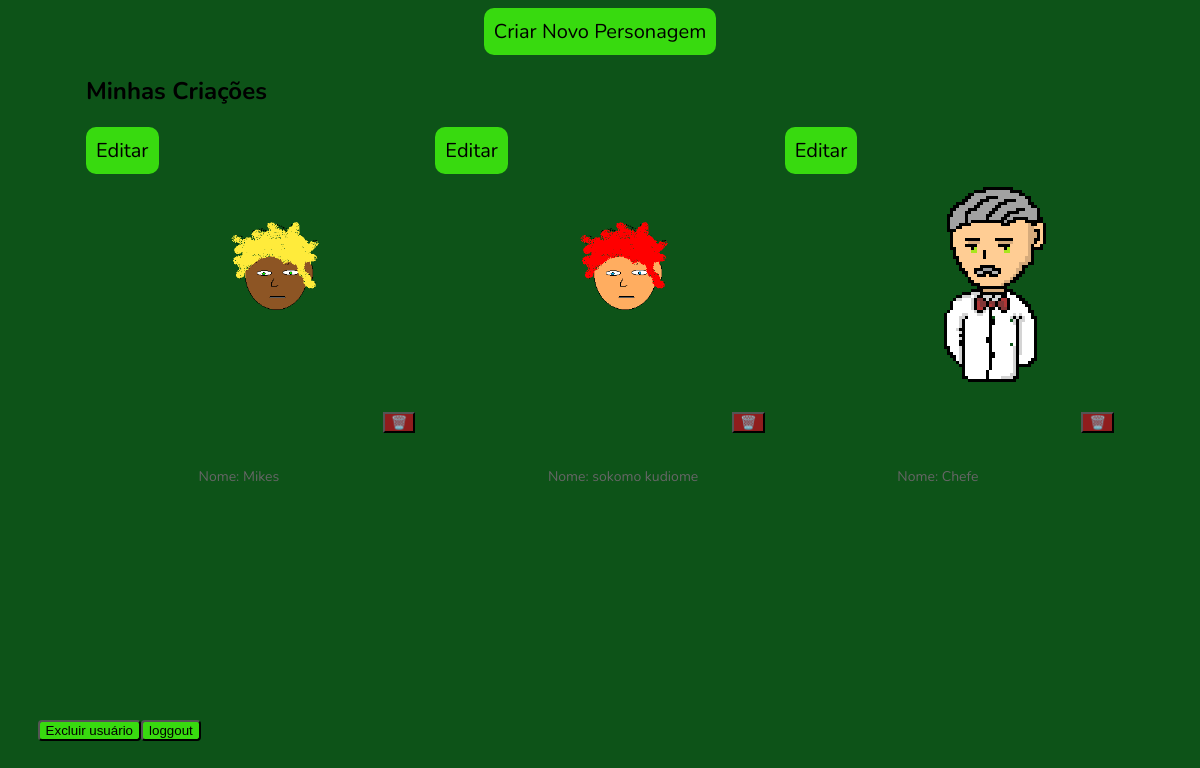
The page /home (signed in) on the database as committed earlier.
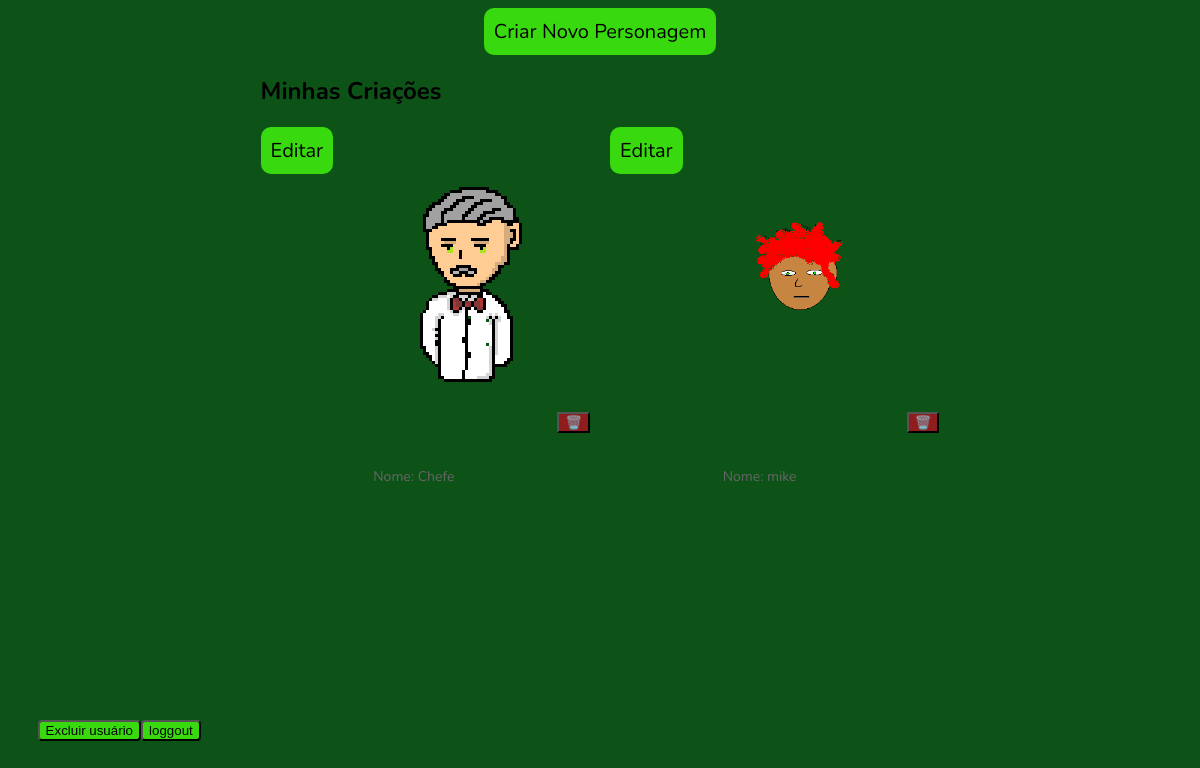
The same page on the database as committed later.
### tables this page shows
CREATE TABLE personagens (id integer primary key, nome text, variacao integer, email_usuario text,
             FOREIGN KEY(email_usuario) REFERENCES usuarios(email));

### .dist/app.py (the view)
@app.route('/home')
def home():
    if 'usuario' not in session:
        return redirect(url_for('login'))
    lista_personagens = database.buscar_personagens(session['usuario'])
    return render_template('home.html', personagens=lista_personagens)

### .dist/database.py (called while the page is built)
def conectar_banco():
    conexao = sqlite3.connect("personagens.db")
    return conexao

def buscar_personagens(email):
    conexao = conectar_banco()
    cursor = conexao.cursor()
    cursor.execute('''SELECT id, nome, variacao
                   FROM personagens WHERE email_usuario=?''',
                   (email,))
    conexao.commit()
    personagens = cursor.fetchall() # Busca todos os resultados do select e guarda em "personagens"
    return personagens

### .dist/templates/home.html (shortened to what this page needs)
<!DOCTYPE html>
<html lang="pt-br">
<head>
    <link rel="stylesheet" href="static/style.css">
</head>
<body id="home">
    <div class="botoes">
        <a href="/criar_personagem">Criar Novo Personagem</a>
    </div>
      <section class="my-creations">
        <h2>Minhas Criações</h2>
        <div class="cards-container">
          {% for personagem in personagens %}
          <div class="botoes">
            <a href="/personagens/editar/{{ personagem[0] }}"> Editar</a>
          </div>
          <div class="card">
            {% if personagem[2] == 1 %}
              <img src="{{ url_for('static', filename='img/rosto1.png') }}" class="cover" alt="Imagem">
            {% elif personagem[2] == 2 %}
              <img src="{{ url_for('static', filename='img/rosto2.png') }}" class="cover" alt="Imagem">
            {% elif personagem[2] == 3 %}
              <img src="{{ url_for('static', filename='img/rosto3.png') }}" class="cover" alt="Imagem">
            {% elif personagem[2] == 4 %}
              <img src="{{ url_for('static', filename='img/rosto4.png') }}" class="cover" alt="Imagem">
            {% elif personagem[2] == 5 %}
              <img src="{{ url_for('static', filename='img/rosto5.png') }}" class="cover" alt="Imagem">
            {% elif personagem[2] == 6 %}
              <img src="{{ url_for('static', filename='img/rosto6.png') }}" class="cover" alt="Imagem">
            {% elif personagem[2] == 7 %}
              <img src="{{ url_for('static', filename='img/rosto7.png') }}" class="cover" alt="Imagem">
              {% elif personagem[2] == 8 %}
              <img src="{{ url_for('static', filename='img/chefe_basico.png') }}" class="cover" alt="Imagem">
            {% endif %}
            <button type="submit" class="deletar" onclick="window.location.href='/personagens/excluir/{{ personagem[0] }}'">🗑️</button>
            <div class="card-content">
              <p>Nome: {{personagem[1]}}</p>
            </div>
          </div>
          {% endfor  %}
        </div>
      </section>
      <div class="excluir_usuario"> <input type="button" onclick="window.location.href='/excluir_usuario'" value="Excluir usuário">
        <input type="button" onclick="window.location.href='/loggout'" value="loggout">
</body>
</html>

Rows that differ between the two databases and show on the page:
removed personagens: variacao 7 (drawn), nome "Mikes"
removed personagens: variacao 3 (drawn), nome "sokomo kudiome"
added personagens: variacao 4 (drawn), nome "mike"
